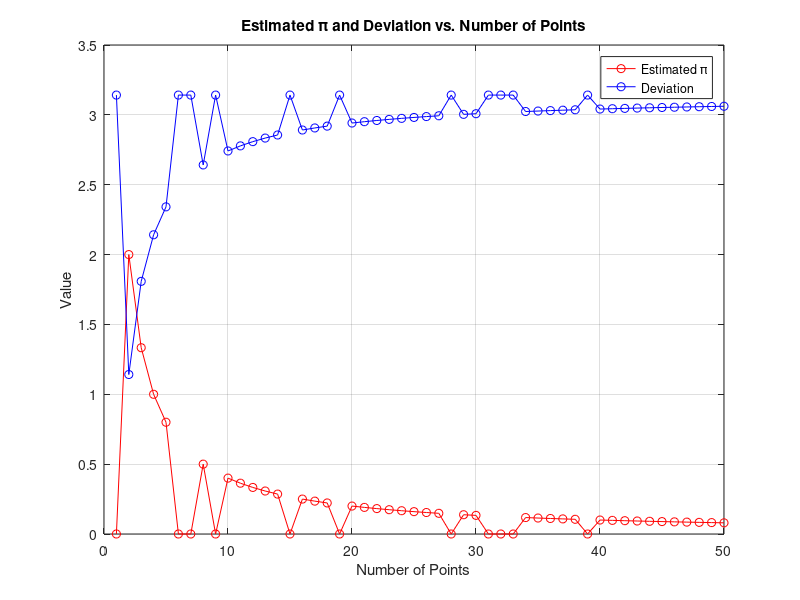
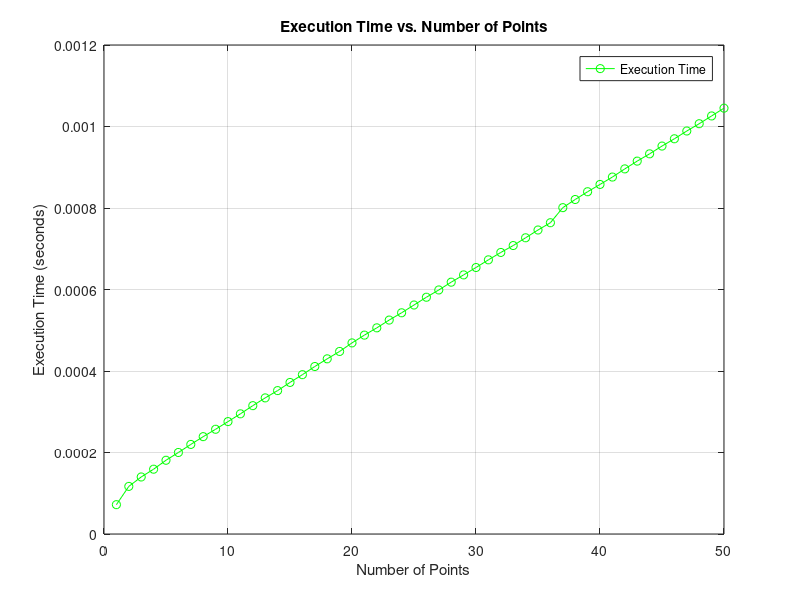

These figures' MATLAB source, in order:
% Initialize variables
total_points_max = 50; % Maximum number of points
total_points_list = 1:total_points_max; % Array of total points from 1 to 20
points_in_circle = 0; 


% Initialize vectors to store results to be plotted
estimated_pi_list = 1:total_points_max; 
deviation_list = 1:total_points_max; 
time_list = 1:total_points_max;

% Start measuring time
tic; 

% Iterate a fixed number times inputted by the user
% Loop over different numbers of points from 1 to total_points_max
for i = 1:total_points_max
    % Initialize variables  
    points_in_circle = 0; 

    % Generate random points x and y in the range [-1, 1] 
    x = 2 * rand() - 1;
    y = 2 * rand() - 1;
    
    % Check if the point is inside the circle
    % If so, update the count of points in circle
    if (x^2 + y^2) <= 1
        points_in_circle = points_in_circle + 1;
    end

    % Track the amount of time for code to execute
    timeElapsed = toc;

    % Estimate the value of Pi
    estimated_pi = 4.0 * (points_in_circle / i);

    % Calculate deviation from the true value of Pi 
    deviation = abs(pi - estimated_pi);

    % Store results in vectors
    estimated_pi_list(i) = estimated_pi;
    deviation_list(i) = deviation;
    time_list(i) = timeElapsed;
end



% Plot Figure 1: Estimated Pi and Deviation vs. Number of Points
figure(1);
plot(total_points_list, estimated_pi_list(total_points_list), 'r-o', 'DisplayName', 'Estimated \pi');
hold on;
plot(total_points_list, deviation_list(total_points_list), 'b-o', 'DisplayName', 'Deviation');
xlabel('Number of Points');
ylabel('Value');
title('Estimated \pi and Deviation vs. Number of Points');
legend;
grid on;
set(gca, 'XScale', 'linear', 'YScale', 'linear'); % Linear scale for both axes


% Plot Figure 2: Execution Time vs. Number of Points
figure(2);
plot(total_points_list, time_list(total_points_list), 'g-o', 'DisplayName', 'Execution Time');
xlabel('Number of Points');
ylabel('Execution Time (seconds)');
title('Execution Time vs. Number of Points');
legend;
grid on;
set(gca, 'XScale', 'linear', 'YScale', 'linear'); % Linear scale for both axes
